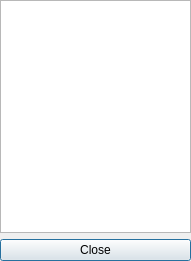
<?xml version="1.0" encoding="UTF-8"?>
<ui version="4.0">
 <class>PropertiesDialog</class>
 <widget class="QDialog" name="PropertiesDialog">
  <property name="geometry">
   <rect>
    <x>0</x>
    <y>0</y>
    <width>191</width>
    <height>261</height>
   </rect>
  </property>
  <property name="windowTitle">
   <string>Dialog</string>
  </property>
  <widget class="QWidget" name="verticalLayoutWidget">
   <property name="geometry">
    <rect>
     <x>0</x>
     <y>0</y>
     <width>191</width>
     <height>261</height>
    </rect>
   </property>
   <layout class="QVBoxLayout" name="verticalLayout">
    <item>
     <widget class="QTableWidget" name="tableWidget"/>
    </item>
    <item>
     <widget class="QPushButton" name="pushButton">
      <property name="text">
       <string>Close</string>
      </property>
     </widget>
    </item>
   </layout>
  </widget>
 </widget>
 <resources/>
 <connections/>
</ui>
